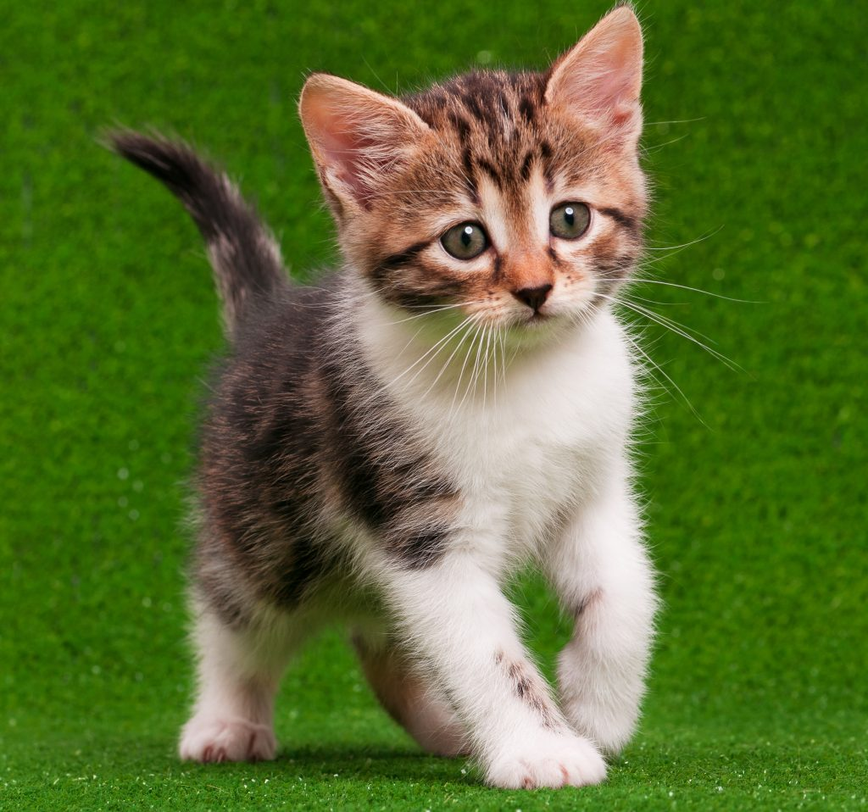
#> input picture image.png, 868 x 812 px, shrunk from 1024 x 958 before the run
$ python img_enhancement.py
#> lines starting #> are read from the running program, lines starting #| are printed output that depends on the picture
import cv2 as cv
import numpy as np
img= cv.imread('image.png',0)
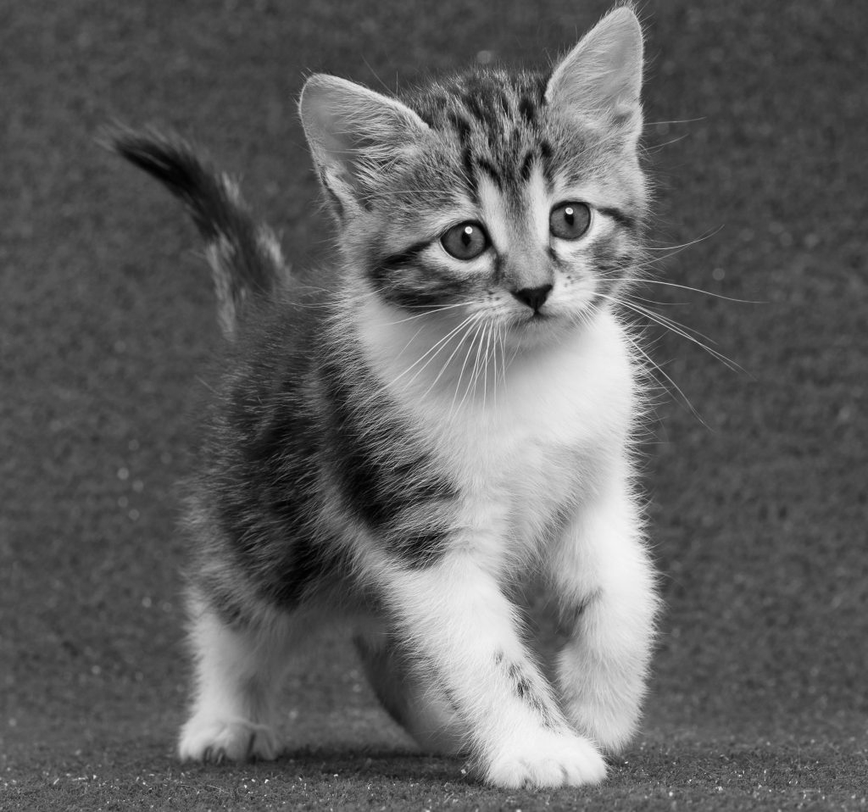
#> img: shape (812, 868); min 0, max 253, mean 97.6
row, column=img.shape
#> row = 812; column = 868
img1=np.zeros((row, column),dtype='uint8')

min_range=80
max_range=140

for i in range(row):
    for j in range(column):
        if img[i,j]>min_range and img[i,j]< max_range:
            img1[i,j]=255
        else:
            if i>0 and j>0:
                img1[i,j]=img[i-1,j-1]
            else:
                img1[i,j]=img[i,j]
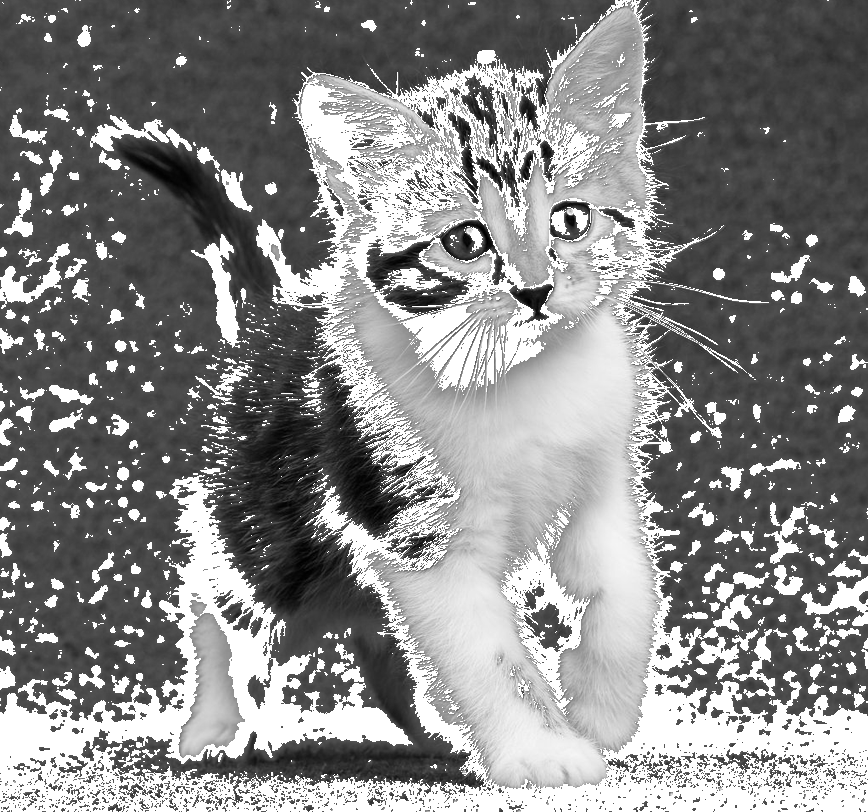
#> img1: shape (812, 868); min 0, max 255, mean 135.4
cv.imshow('original image', img)
cv.imshow('sliced iamge', img1)
cv.waitKey(0)
cv.destroyAllWindows()
